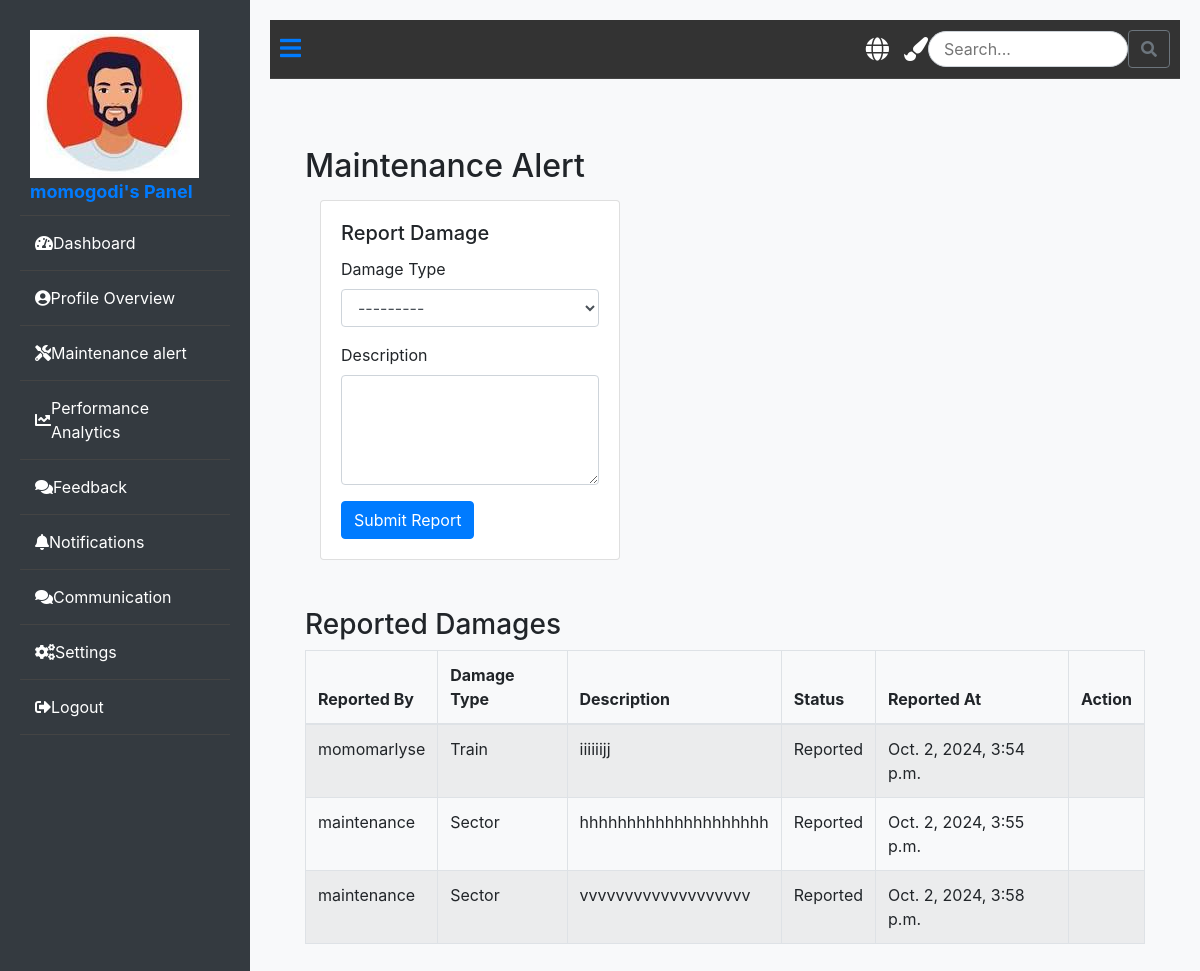
The page /maintenance-alert/ (signed in) on the database its author committed.
### booking/models.py (models this page shows, shortened)
class CustomUser(AbstractUser):
    ROLE_CHOICES = (
        ('admin', 'Admin'),
        ('employer', 'Employer'),
        ('passenger', 'Passenger'),
        ('maintenance', 'Maintenance'),
    )
    role = models.CharField(max_length=30, choices=ROLE_CHOICES, default='passenger')
    profile_picture = models.ImageField(upload_to='profile_pictures/', blank=True, null=True)
    phone = models.CharField(max_length=15, default='0000000000')  # Provide a default value
    address = models.TextField(null=True, blank=True)  # Temporarily allow null

class DamageReport(models.Model):
    DAMAGE_TYPE_CHOICES = [
        ('sector', 'Sector'),
        ('train', 'Train'),
        ('device', 'Device'),
    ]
    STATUS_CHOICES = [
        ('reported', 'Reported'),
        ('in_progress', 'In Progress'),
        ('resolved', 'Resolved'),
    ]
    reported_by = models.ForeignKey(CustomUser, on_delete=models.CASCADE, limit_choices_to={'role': 'maintenance'})
    damage_type = models.CharField(max_length=50, choices=DAMAGE_TYPE_CHOICES)
    description = models.TextField()
    status = models.CharField(max_length=20, choices=STATUS_CHOICES, default='reported')
    reported_at = models.DateTimeField(auto_now_add=True)
    updated_at = models.DateTimeField(auto_now=True)

### booking/views.py (the view)
# urls.py: path('maintenance-alert/', views.maintenance_alert, name='maintenance_alert'),
@login_required
def maintenance_alert(request):
    if request.method == 'POST':
        form = DamageReportForm(request.POST)
        if form.is_valid():
            damage_report = form.save(commit=False)
            damage_report.reported_by = request.user
            damage_report.save()
            messages.success(request, 'Damage report submitted successfully.')
            return redirect('maintenance_alert')
    else:
        form = DamageReportForm()
    damage_reports = DamageReport.objects.all()
    context = {
        'form': form,
        'damage_reports': damage_reports,
    }
    return render(request, 'panel/maintenance/note/maintenance_alert.html', context)

### booking/forms.py
class DamageReportForm(forms.ModelForm):
    class Meta:
        model = DamageReport
        fields = ['damage_type', 'description']
        widgets = {
            'description': forms.Textarea(attrs={'class': 'form-control', 'rows': 4}),
            'damage_type': forms.Select(attrs={'class': 'form-control'}),
        }

### booking/templates/panel/maintenance/note/maintenance_alert.html (shortened to what this page needs)
{% extends 'panel/base/base_maintenance.html' %}
{% load static %}
{% block content %}
<div class="container mt-5">
    <h2>Maintenance Alert</h2>
    <div class="card mb-5">
        <div class="card-body">
            <h5 class="card-title">Report Damage</h5>
            <form method="POST" action="">
                <div class="form-group">
                    <label for="damage_type">Damage Type</label>
                    {{ form.damage_type }}
                </div>
                <div class="form-group">
                    <label for="description">Description</label>
                    {{ form.description }}
                </div>
                <button type="submit" class="btn btn-primary">Submit Report</button>
            </form>
        </div>
    </div>
    <h3>Reported Damages</h3>
    <table class="table table-striped table-bordered">
        <thead>
            <tr>
                <th>Reported By</th>
                <th>Damage Type</th>
                <th>Description</th>
                <th>Status</th>
                <th>Reported At</th>
                <th>Action</th>
            </tr>
        </thead>
        <tbody>
            {% for report in damage_reports %}
                <tr>
                    <td>{{ report.reported_by.username }}</td>
                    <td>{{ report.get_damage_type_display }}</td>
                    <td>{{ report.description }}</td>
                    <td>{{ report.get_status_display }}</td>
                    <td>{{ report.reported_at }}</td>
                    <td>
                    </td>
                </tr>
            {% empty %}
                <tr>
                    <td colspan="6" class="text-center">No damage reports available.</td>
                </tr>
            {% endfor %}
        </tbody>
    </table>
</div>
{% endblock %}

### booking/templates/panel/base/base_maintenance.html (shortened to what this page needs)
{% load static %}
<!DOCTYPE html>
<html lang="en">
<head>
    <link rel="stylesheet" href="https://stackpath.bootstrapcdn.com/bootstrap/4.5.2/css/bootstrap.min.css">
    <link rel="stylesheet" href="https://cdnjs.cloudflare.com/ajax/libs/font-awesome/5.15.3/css/all.min.css">
    <link rel="stylesheet" href="{% static 'css/momo2.css' %}">
</head>
<body>
    <div class="dashboard">
        <div class="dashboard-nav">
            <header>
                <a href="{% url 'maintenance_panel' %}" class="brand-logo">
                    {% if user.profile_picture %}
                        <img src="{{ user.profile_picture.url }}" alt="{{ user.username }}'s profile picture" class="profile-pic" />
                    {% else %}
                        <img src="{% static 'image/why.jpeg' %}" alt="Default Avatar" class="profile-pic" />
                    {% endif %}
                    <span>{{ user.username }}'s Panel</span>
                </a>
            </header>
            <nav class="dashboard-nav-list">
                <a href="{% url 'maintenance_panel' %}" class="dashboard-nav-item"><i class="fas fa-tachometer-alt"></i> Dashboard</a>
                <a href="{% url 'profile_main' %}" class="dashboard-nav-item"><i class="fas fa-user-circle"></i> Profile Overview</a>
                <a href="{% url 'maintenance_alert' %}" class="dashboard-nav-item"><i class="fas fa-tools"></i> Maintenance alert</a>
                <a href="#" class="dashboard-nav-item"><i class="fas fa-chart-line"></i> Performance Analytics</a>
                <a href="#" class="dashboard-nav-item"><i class="fas fa-comments"></i> Feedback</a>
                <a href="{% url 'notifications_main' %}" class="dashboard-nav-item"><i class="fas fa-bell"></i> Notifications</a>
                <a href="{% url 'communication_list_main' %}" class="dashboard-nav-item"><i class="fas fa-comments"></i> Communication</a>
                <a href="{% url 'setting_main' %}" class="dashboard-nav-item"><i class="fas fa-cogs"></i> Settings</a>
                <a href="{% url 'logout' %}" class="dashboard-nav-item"><i class="fas fa-sign-out-alt"></i> Logout</a>
            </nav>
        </div>
        <main class="dashboard-app">
            <header class="dashboard-toolbar">
                <a class="menu-toggle"><i class="fas fa-bars"></i></a>
                <div class="header-icons">
                    <i class="fas fa-globe icon" title="Change Language" onclick="toggleLanguage()"></i>
                    <i class="fas fa-paint-brush icon" title="Change Theme" onclick="toggleTheme()"></i>
                    <div class="search-bar">
                        <input type="text" placeholder="Search..." aria-label="Search" />
                        <button class="btn btn-outline-secondary" type="button"><i class="fas fa-search"></i></button>
                    </div>
                </div>
            </header>
            <div class="dashboard-content">
                {% block content %}{% endblock %}
            </div>
        </main>
    </div>
</body>
</html>

### booking/static/css/momo2.css (style rules this page uses)
.dashboard { display: flex; flex-direction: row; height: 100vh; overflow: hidden; }
.dashboard-nav { background-color: #333; color: #fff; width: 250px; padding: 20px; position: relative; transition: all 0.3s ease; }
.dashboard-nav header { display: flex; align-items: center; justify-content: space-between; padding: 10px; border-bottom: 1px solid #444; }
.dashboard-nav header .brand-logo { font-size: 18px; font-weight: bold; margin-right: 10px; }
.dashboard-nav-list { padding: 20px; list-style: none; }
.dashboard-nav-item { display: block; padding: 10px; border-bottom: 1px solid #444; color: #adb5bd; text-decoration: none; transition: background-color 0.2s; cursor: pointer; }
.dashboard-app { flex: 1; padding: 20px; overflow-y: auto; background-color: #f8f9fa; }
.dashboard-toolbar { background-color: #333; color: #fff; padding: 10px; display: flex; align-items: center; justify-content: space-between; border-bottom: 1px solid #444; }
.dashboard-toolbar .menu-toggle { cursor: pointer; }
.dashboard-content { padding: 20px; }
.form-group { margin-bottom: 1rem; }
.form-control, .form-control-file { display: block; width: 100%; padding: 0.375rem 0.75rem; font-size: 1rem; line-height: 1.5; color: #495057; background-color: #fff; border: 1px solid #ced4da; border-radius: 0.25rem; transition: border-color 0.15s ease-in-out, box-shadow 0.15s ease-in-out; }
.btn-primary { color: #fff; background-color: #007bff; border-color: #007bff; }
.card { margin: 15px; flex: 1 0 200px; max-width: 300px; }

### booking/templates/panel/base/base_maintenance.html (style rules this page uses)
body { display: flex; flex-direction: row; margin: 0; height: 100vh; overflow: hidden; }
.dashboard { display: flex; width: 100%; transition: margin-left 0.3s; }
.dashboard-nav { width: 250px; background-color: #343a40; color: white; transition: transform 0.3s ease; position: relative; }
.dashboard-nav-list { list-style: none; padding: 0; }
.dashboard-nav-item { padding: 15px; color: white; text-decoration: none; display: flex; align-items: center; }
.dashboard-app { flex: 1; background-color: #f8f9fa; padding: 20px; transition: margin-left 0.3s; }
.menu-toggle { cursor: pointer; font-size: 1.5rem; }
.header-icons { display: flex; align-items: center; justify-content: flex-end; }
.header-icons .icon { margin-left: 15px; cursor: pointer; font-size: 1.5rem; }
.search-bar { margin-left: auto; display: flex; align-items: center; }
.search-bar input { border-radius: 20px; border: 1px solid #ced4da; padding: 5px 15px; width: 200px; }

### rows shown on the page
CustomUser: username "momogodi"
DamageReport: reported_by.username "momomarlyse", damage_type "Train", description "iiiiiijj", status "Reported", reported_at "Oct. 2, 2024, 3:54 p.m."
DamageReport: reported_by.username "maintenance", damage_type "Sector", description "hhhhhhhhhhhhhhhhhhhh", status "Reported", reported_at "Oct. 2, 2024, 3:55 p.m."
DamageReport: reported_by.username "maintenance", damage_type "Sector", description "vvvvvvvvvvvvvvvvvvv", status "Reported", reported_at "Oct. 2, 2024, 3:58 p.m."
